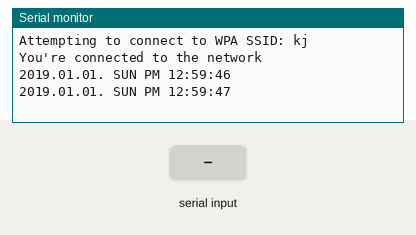
Recording of a sketch running on a simulated Arduino Uno, built with avr-gcc and run on an emulated ATmega328P. Shown: the last lines printed to the serial monitor. The test bench sets the inputs (shaded band). WiFi joins after 1.5 s; servers stay silent unless stated.

Above: at 2.7 s.
2.8 s: "h\n" received over Serial
At 4.1 s:
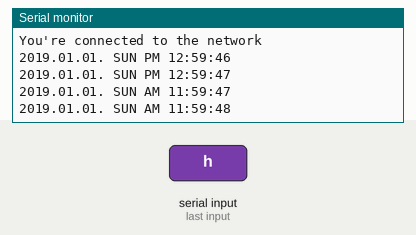
5.0 s: "24\n" received over Serial
At 6.3 s:
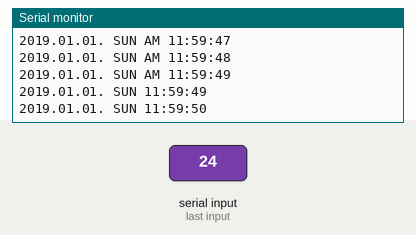
Timing chart, 0 to 8.0 s (numbered marks = the images above; inputs shaded):
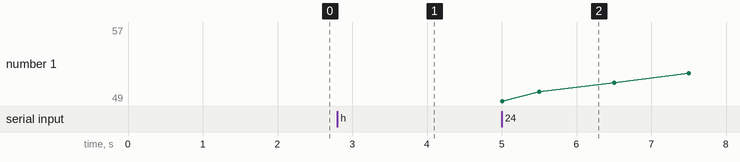

Measured:
- after the input at 2.8 s, the serial monitor: prints a new line at once (image 1)
- after the input at 5.0 s, the serial monitor: prints a new line at once (image 2)

The sketch:

time.ino
```cpp
#include <WiFiEsp.h>
#include <SoftwareSerial.h>
#define esp_rxPin 13 // esp01 RX -> arduino 2
#define esp_txPin 12 // esp01 TX -> arduino 3
SoftwareSerial esp01(esp_txPin, esp_rxPin); // (RX, TX)
WiFiEspClient client; // define WiFiEsp client object
WiFiEspServer arduino_server(80);

#include "WiFiEsp.h"
#include "WiFiEspUdp.h"
#include <TimeLib.h>

char ssid[] = "kj"; // 공유기 "SSID"
char pass[] = "1004100400"; // 공유기 "password"
int status = WL_IDLE_STATUS;     // the Wifi radio's status

//char timeServer[] = "time.google.com";  // NTP server
char timeServer[] = "kr.pool.ntp.org";  // NTP server
unsigned int localPort = 2390;        // local port to listen for UDP packets

const int NTP_PACKET_SIZE = 48;  // NTP timestamp is in the first 48 bytes of the message
const int UDP_TIMEOUT = 2000;    // timeout in miliseconds to wait for an UDP packet to arrive

byte packetBuffer[NTP_PACKET_SIZE]; // buffer to hold incoming and outgoing packets

WiFiEspUDP Udp;

bool got_NTP = false;
uint8_t timeZone = 9;

int h = 12; // initial Time display is 12:59:45 PM
int m = 59;
uint8_t s = 45;
bool meridian = true;
uint8_t hm;
bool now_am = true; //AM
uint16_t yy = 2019;
uint8_t mm = 1;
uint8_t dd = 1;
uint8_t week_num = 1;
String week_day = "SUN";
bool adjust = false;

bool display_t = false;

unsigned long int start_time = 0;

void setup() {
  Serial.begin(9600);
  esp01.begin(9600);
  WiFi.init(&esp01);
  while ( status != WL_CONNECTED) {
    Serial.print("Attempting to connect to WPA SSID: ");
    Serial.println(ssid);
    status = WiFi.begin(ssid, pass);
  }
  Serial.println("You're connected to the network");
  Udp.begin(localPort);
}

bool clientConnected = false;

void loop() {
  cal_time();
  adjust_time();
  NTP_send(); // 현재 시간을 가져옴
  getNtpTime(); // 현재 시간을 가져옴
}

void adjust_time() {
  if (Serial.available() > 0) {
    String temp = Serial.readStringUntil('\n');
    if (temp == "dtime") display_time();
    else if (temp == "s") { s = 0; start_time = millis(); display_t = true; }
    else if (temp == "mm") { m++; display_t = true; }
    else if (temp == "m") { m--; display_t = true; }
    else if (temp == "hh") { h++; display_t = true; }
    else if (temp == "h") { h--; display_t = true; }
    else if (temp == "24") { meridian = !meridian; display_t = true; }
    else if (temp == "yy") { yy++; display_t = true; }
    else if (temp == "y") { yy--; display_t = true; }
    else if (temp == "mon") { mm++; adjust = true; display_t = true; }
    else if (temp == "mon-") { mm--; adjust = true; display_t = true; }
    else if (temp == "dd") { dd++; adjust = true; display_t = true; }
    else if (temp == "d") { dd--; adjust = true; display_t = true; }
    else if (temp == "ww") { week_num++; adjust = true; display_t = true; }
    else if (temp == "w") { week_num--; adjust = true; display_t = true; }
    else if (temp.startsWith("tset")) {
      String set = temp.substring(4, 6);
      h = set.toInt();
      set = temp.substring(6, 8);
      m = set.toInt();
      set = temp.substring(8, 10);
      s = set.toInt();
      start_time = millis();
      adjust = true;
      display_t = true;
    }
    else if (temp.startsWith("dset")) {
      String set = temp.substring(4, 8);
      yy = set.toInt();
      set = temp.substring(8, 10);
      mm = set.toInt();
      set = temp.substring(10, 12);
      dd = set.toInt();
      adjust = true;
      display_t = true;
    }
    if (m >= 60) m = 0;
    else if (m < 0) m = 59;
    if (h >= 24) h = 0;
    else if (h < 0) h = 23;
    if (h < 12) now_am = true;
    else now_am = false;
    hm = h;
    if (meridian == true && hm == 12) { now_am = false; }
    else if (meridian == true && hm > 12) { hm = hm - 12; }
    cal_dd();
    if (display_t == true) { display_time(); display_t = false; }
  }
}

void cal_time() {
  if (millis() - start_time >= 1000) { // 시간 간격: 밀리초
    start_time = millis(); // 상기 조건을 만족할때의 밀리초를 다시 start_time에 저장하여 조건 초기화
    s++;
    if (s == 60) {
      s = 0;
      m++;
    }
    if(m == 60) { m = 0; h++; }
    if(h == 12) { now_am = false;}
    else if (h == 24) { h = 0; now_am = true; dd++; week_num++; cal_dd(); }
    hm = h;
    if(meridian == true && hm == 12) { now_am = false; }
    else if (meridian == true && hm > 12) { hm = hm - 12; }
    else now_am = true;
    display_time();
    if (h == 1 && m == 1 && s == 10) { // NTP 동기화 시간
      got_NTP = false;
    }
  }
}

void cal_dd() {
  uint8_t m_dds;
  switch (mm) {
    case 1:   m_dds = 31; break;
    case 2:   m_dds = 28; break;
    case 3:   m_dds = 31; break;
    case 4:   m_dds = 30; break;
    case 5:   m_dds = 31; break;
    case 6:   m_dds = 30; break;
    case 7:   m_dds = 31; break;
    case 8:   m_dds = 31; break;
    case 9:   m_dds = 30; break;
    case 10:  m_dds = 31; break;
    case 11:  m_dds = 30; break;
    case 12:  m_dds = 31; break;
  }
  if (adjust == false) {
    if (dd > m_dds) { dd = 1; mm++; }
    if (mm > 12) { mm = 1; yy++; }
    if (week_num > 7) week_num = 1;
    week_day_converter();
  }
  else {
    if (dd > m_dds) dd = 1;
    else if (dd < 1) dd = m_dds;
    if (mm > 12) mm = 1;
    else if (mm < 1) mm = 12;
    if (week_num > 7) week_num = 1;
    else if (week_num < 1) week_num = 7;
    week_day_converter();
    adjust = false;
  }
}

void week_day_converter() {
  switch (week_num) {
    case 1:   week_day = "SUN"; break;
    case 2:   week_day = "MON"; break;
    case 3:   week_day = "TUE"; break;
    case 4:   week_day = "WED"; break;
    case 5:   week_day = "THU"; break;
    case 6:   week_day = "FRI"; break;
    case 7:   week_day = "SAT"; break;
  }
}

void display_time() {
  Serial.print(yy); Serial.print(".");
  if (mm < 10) { Serial.print("0"); Serial.print(mm); Serial.print("."); }
  else { Serial.print(mm); Serial.print("."); }
  if (dd < 10) { Serial.print("0"); Serial.print(dd); Serial.print(". "); }
  else { Serial.print(dd); Serial.print(". "); }
  Serial.print(week_day); Serial.print(" ");
  if (meridian == true) {
    if (now_am == true) Serial.print("AM ");
    else Serial.print("PM ");
    if (hm < 10) { Serial.print("0"); Serial.print(hm); Serial.print(":"); }
    else { Serial.print(hm); Serial.print(":"); }
  }
  else {
    if (h < 10) { Serial.print("0"); Serial.print(h); Serial.print(":"); }
    else { Serial.print(h); Serial.print(":"); }
  }
  if (m < 10) { Serial.print("0"); Serial.print(m); Serial.print(":"); }
  else { Serial.print(m); Serial.print(":"); }
  if (s < 10) { Serial.print("0"); Serial.println(s); }
  else Serial.println(s);
}

unsigned long startMs = 0;

void NTP_send() {
  if (got_NTP == false) { // NTP 수신값이 없으면 2초마다 요청
    if (millis() - startMs >=  2000) {
      startMs = millis();
      sendNTPpacket(timeServer);
    }
  }
}

void getNtpTime() {
  if (got_NTP == false) {
    if (Udp.available()) {
      if (Udp.parsePacket()) { // 수신된 값이 있으면
        Udp.read(packetBuffer, NTP_PACKET_SIZE);
        unsigned long highWord = word(packetBuffer[40], packetBuffer[41]);
        unsigned long lowWord = word(packetBuffer[42], packetBuffer[43]);
        unsigned long secsSince1900 = highWord << 16 | lowWord;
        const unsigned long seventyYears = 2208988800UL;
        unsigned long epoch = secsSince1900 - seventyYears + timeZone * 3600;
        yy = year(epoch);
        mm = month(epoch);
        dd = day(epoch);
        h = hour(epoch);
        m = minute(epoch);
        s = second(epoch);
        week_num = weekday(epoch);
        week_day_converter();
        got_NTP = true;
      }
    }
  }
}

void sendNTPpacket(char *ntpSrv) {
  memset(packetBuffer, 0, NTP_PACKET_SIZE);
  packetBuffer[0] = 0b11100011;   // LI, Version, Mode
  packetBuffer[1] = 0;     // Stratum, or type of clock
  packetBuffer[2] = 6;     // Polling Interval
  packetBuffer[3] = 0xEC;  // Peer Clock Precision
  packetBuffer[12]  = 49;
  packetBuffer[13]  = 0x4E;
  packetBuffer[14]  = 49;
  packetBuffer[15]  = 52;
  Udp.beginPacket(ntpSrv, 123); //NTP requests are to port 123
  Udp.write(packetBuffer, NTP_PACKET_SIZE);
  Udp.endPacket();
}
```
